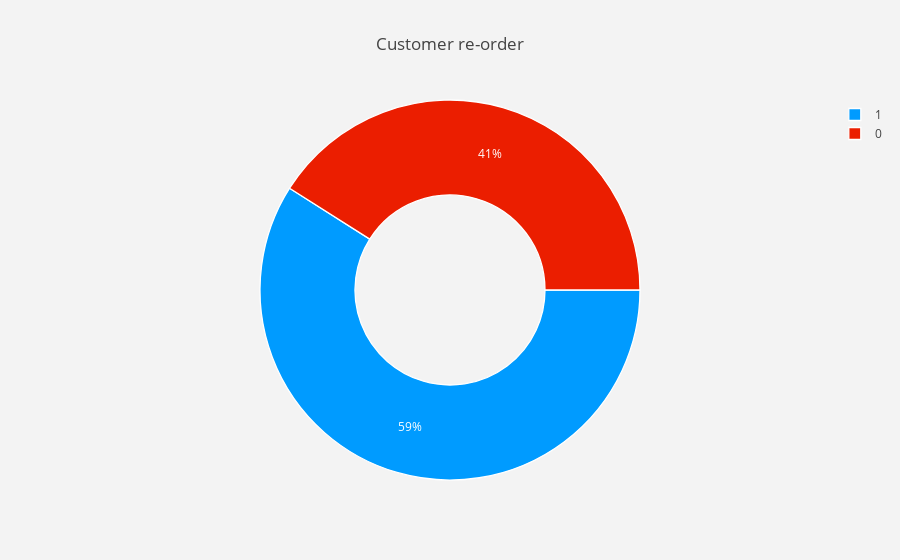

Notebook source saved alongside this figure:
### Markdown cell above
# What percentage of the ordered products are reordered?

### Code cell
combined = order_products.groupby("reordered")["product_id"].aggregate({'Total_products': 'count'}).reset_index()
combined['Ratios'] = combined["Total_products"].apply(lambda x: x /combined['Total_products'].sum())
combined  = combined.groupby(['reordered']).sum()['Total_products'].sort_values(ascending=False)

#Let's plot that on a pie chart
trace = go.Pie(labels = combined.index ,
               values = combined.values ,
               marker = dict(colors =  [ 'rgb(0,155,255)' ,'rgb(235,30,0)'],
                             line = dict(color = "white",
                                         width =  1.3)
                            ),
               rotation = 90,
               hoverinfo = "label+value+text",
               hole = .5,
              )
layout = go.Layout(dict(title = "Customer re-order",
                        plot_bgcolor  = "rgb(243,243,243)",
                        paper_bgcolor = "rgb(243,243,243)",
                       )
                  )

data = [trace]
fig = go.Figure(data = data,layout = layout)
py.iplot(fig)

### Figure 1 — Plotly figure (JSON) as saved in the notebook; plotly's stock layout.template omitted (floating-point values rounded to 4 significant figures)
{"data": [{"hole": 0.5, "hoverinfo": "label+value+text", "labels": [1, 0], "marker": {"colors": ["rgb(0,155,255)", "rgb(235,30,0)"], "line": {"color": "white", "width": 1.3}}, "rotation": 90, "type": "pie", "uid": "c9bd80f0-174a-426d-9494-94a060501a1b", "values": [19748462, 13724542]}], "layout": {"paper_bgcolor": "rgb(243,243,243)", "plot_bgcolor": "rgb(243,243,243)", "title": "Customer re-order"}}
